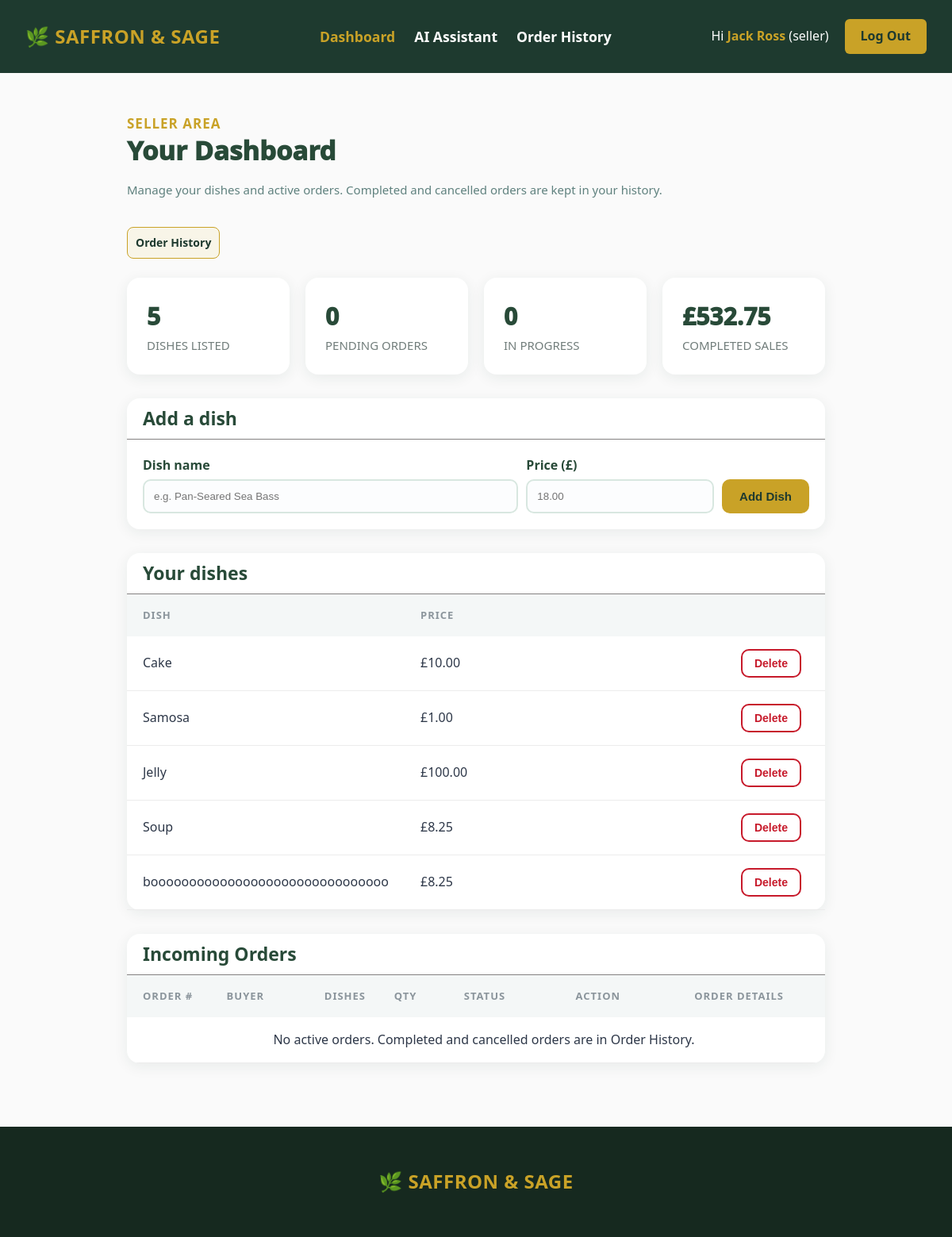
/dashboard (signed in), run on the app's committed database.
### tables this page shows
CREATE TABLE usersInfo (
        id INTEGER PRIMARY KEY AUTOINCREMENT,
        fullname TEXT,
        email UNIQUE,
        password TEXT,
        role TEXT 
    );

CREATE TABLE dishesTable (
        id INTEGER PRIMARY KEY AUTOINCREMENT,
        dishname TEXT,
        dishprice REAL,
        sellerid INTEGER
    );

### app.py (the view, shortened to what this page needs)
@app.route("/dashboard")
@login_required
@no_cache
def dashboard():
    if session["role"] == "seller":
        conn = db()
        my_dishes = conn.execute("select * from dishesTable where sellerid = ?", (session["id"],)).fetchall()
        my_orders = get_orders(conn, session["id"], "seller")
        completedSales = sum(order["total"] for order in my_orders if order["status"] == "completed")
        pendingCount = sum(1 for order in my_orders if order["status"] == 'pending')
        completedCount = sum(1 for order in my_orders if order["status"] == 'completed')
        acceptedCount = sum(1 for order in my_orders if order["status"] == 'accepted')
        cancelledCount = sum(1 for order in my_orders if order["status"] == 'cancelled')
        conn.commit(); conn.close()
        return render_template("seller_dashboard.html", my_dishes=my_dishes, totalDishes=len(my_dishes), my_orders=[order for order in my_orders if order["status"] in ("pending", "accepted")], pendingCount=pendingCount, completedCount=completedCount, acceptedCount=acceptedCount, cancelledCount=cancelledCount, completedSales=completedSales)

### app.py (called while the page is built, shortened)
@app.before_request
def initialize_vector_store():
    if app.config.get("VECTOR_STORE_INITIALIZED"):
        return

@app.before_request
def check_session():
    protected_routes = ["dashboard", "logout"]
    if request.endpoint in protected_routes and "id" not in session:
        return redirect(url_for("auth.login"))

@app.after_request
def add_response_headers(response):
    response.headers["Cache-Control"] = "no-store, no-cache, must-revalidate, max-age=0"
    response.headers["Pragma"] = "no-cache"
    response.headers["Expires"] = "0"
    return response

def no_cache(view):
    @wraps(view)
    def wrapped(*a, **k):
        response = make_response(view(*a, **k))
        response.headers["Cache-Control"] = "no-store, no-cache, must-revalidate, max-age=0"
        response.headers["Pragma"] = "no-cache"
        response.headers["Expires"] = "0"
        return response
    return wrapped

### db.py (called while the page is built)
def ensure_order_timestamps(conn):
    columns = {row[1] for row in conn.execute("PRAGMA table_info(orderTable)")}
    if not columns:
        return
    if "created_at" not in columns:
        conn.execute("ALTER TABLE orderTable ADD COLUMN created_at TEXT")
    if "order_group_id" not in columns:
        conn.execute("ALTER TABLE orderTable ADD COLUMN order_group_id INTEGER")
    conn.execute("""CREATE TRIGGER IF NOT EXISTS stamp_order_created_at
        AFTER INSERT ON orderTable WHEN NEW.created_at IS NULL
        BEGIN
            UPDATE orderTable SET created_at = CURRENT_TIMESTAMP WHERE id = NEW.id;
        END""")
    conn.commit()

def db():
    conn = sqlite3.connect(Path(__file__).with_name("saffron.db"))
    conn.row_factory = sqlite3.Row
    ensure_order_timestamps(conn)
    ensure_chat_tables(conn)
    return conn

### templates/seller_dashboard.html (shortened to what this page needs)
{% extends "base.html" %}
{% block content %}
<div class="seller-dashboard-page">
    <div class="seller-dashboard">
        <section class="seller-dashboard-top">
            <h2>SELLER AREA</h2>
            <h1>Your Dashboard</h1>
            <p>Manage your dishes and active orders. Completed and cancelled orders are kept in your history.</p>
            <a class="action-details seller-history-link" href="{{ url_for('seller.seller_history') }}">Order History</a>
        </section>
        <section class="seller-dashboard-content">
            <div class="seller-dashboard-content-top">
                <div class="seller-dashboard-content-group">
                    <p>{{totalDishes}}</p>
                    <p>DISHES LISTED</p>
                </div>
                <div class="seller-dashboard-content-group">
                    <p>{{pendingCount}}</p>
                    <p>PENDING ORDERS</p>
                </div>
                <div class="seller-dashboard-content-group">
                    <p>{{acceptedCount}}</p>
                    <p>IN PROGRESS</p>
                </div>
                <div class="seller-dashboard-content-group">
                    <p>&pound;{{ "%.2f"|format(completedSales) }}</p>
                    <p>COMPLETED SALES</p>
                </div>
            </div>
            <div class="seller-dashboard-content-bottom">
                <div class="add-dish">
                    <div class="seller-dashboard-box-header">
                        <h1>Add a dish</h1>
                    </div>
                    <form class="seller-dashboard-form" method="POST" action="/seller/add">
                        <div class="dashboard-form-group">
                            <label for="dishname">Dish name</label>
                            <input id="dishname" type="text" name="dishname" placeholder="e.g. Pan-Seared Sea Bass" required>
                        </div>
                        <div class="dashboard-form-group">
                            <label for="dishprice">Price (£)</label>
                            <input id="dishprice" type="number" min="0.01" max="999999.99" step="0.01" name="dishprice" placeholder="18.00" required>
                        </div>
                        <button type="submit">Add Dish</button>
                    </form>
                </div>
                <div class="your-dishes">
                    <div class="seller-dashboard-box-header">
                        <h1>Your dishes</h1>
                    </div>
                    <table>
                        <thead>
                            <tr>
                                <th class="your-dishes-header">DISH</th>
                                <th class="your-dishes-header">PRICE</th>
                                <th class="your-dishes-header"></th>
                            </tr>
                        </thead>
                        <tbody>
                            {% for dish in my_dishes %}
                            <tr>
                                <td>{{dish["dishname"]}}</td>
                                <td>£{{ "%.2f"|format(dish["dishprice"]) }}</td>
                                <td>
                                    <form method="POST" action="/seller/delete/{{dish['id']}}">
                                        <button type="submit" class="delete-btn">
                                            Delete
                                        </button>
                                    </form>
                                </td>
                            </tr>
                            {% else %}
                            <tr>
                                <td colspan="3" style="text-align: center;">No dishes yet</td>
                            </tr>
                            {% endfor %}
                        </tbody>
                    </table>
                </div>
                <div class="incoming-orders">
                    <div class="seller-dashboard-box-header">
                        <h1>Incoming Orders</h1>
                    </div>
                    <table>
                        <thead>
                            <tr>
                                <th>ORDER #</th>
                                <th>BUYER</th>
                                <th>DISHES</th>
                                <th>QTY</th>
                                <th>STATUS</th>
                                <th>ACTION</th>
                                <th>ORDER DETAILS</th>
                            </tr>
                        </thead>
                        <tbody>
                            {% for order in my_orders %}
                            <tr>
                                <td>{{order["id"]}}<small class="order-date">{{ order["created_at"] ~ " UTC" if order["created_at"] else "Date unavailable" }}</small></td>
                                <td>{{order["buyer"]}}</td>
                                <td>{% include "order_items.html" %}</td>
                                <td>{{order["quantity"]}}</td>
                                <td>
                                    <span class="status-badge {{order['status']}}">
                                        {{order["status"]|upper}}
                                    </span>
                                </td>
                                <td>
                                    {% if order["status"] == "pending" %}
                                    <div class="order-actions">
                                        <form method="POST" action="/seller/accept/{{order['id']}}">
                                            <button type="submit" class="action-accept" aria-label="Accept order">
                                                ✅
                                            </button>
                                        </form>
                                        <form method="POST" action="/seller/cancel/{{order['id']}}">
                                            <button type="submit" class="action-cancel" aria-label="Cancel order">
                                                ❌
                                            </button>
                                        </form>
                                    </div>
                                    {% elif order["status"] == "accepted" %}
                                    <form method="POST" action="/complete/{{order['id']}}">
                                        <button type="submit" class="action-complete">
                                            Complete
                                        </button>
                                    </form>
                                    {% endif %}
                                </td>
                                <td>
                                    <button type="button" class="action-details" data-dialog="order-details-{{ order['id'] }}" aria-haspopup="dialog">View Details</button>
                                </td>
                            </tr>
                            {% else %}
                            <tr>
                                <td colspan="7" style="text-align: center;">No active orders. Completed and cancelled orders are in Order History.</td>
                            </tr>
                            {% endfor %}
                        </tbody>
                    </table>
                </div>
            </div>
        </section>
    </div>
</div>
{% endblock %}

### templates/base.html (shortened to what this page needs)
<!DOCTYPE html>
<html lang="en">
<head>
    <link rel="stylesheet" href="{{ url_for('static', filename='style.css') }}">
</head>
<body>
    <nav class="navbar">
        <h2 class="logo">🌿 SAFFRON & SAGE</h2>
        {% set current_path = request.path %}
        {% if not session.id %}
        <div class="navlinks-logged-out">
            <a href="/" class="{{ 'current' if current_path == '/' else '' }}">Home</a>
            <a href="/menu" class="{{ 'current' if current_path == '/menu' else '' }}">Menu</a>
            <a href="/reservations" class="{{ 'current' if current_path == '/reservations' else '' }}">Reservations</a>
            <a href="/about" class="{{ 'current' if current_path == '/about' else '' }}">About</a>
            <a href="/contactus" class="{{ 'current' if current_path == '/contactus' else '' }}">Contact Us</a>
        </div>
        {% else %}
        <div class="navlinks-logged-in">
            <a href="/dashboard" class="{{ 'current' if current_path == '/dashboard' else '' }}">Dashboard</a>
            <a href="{{ url_for('main.ai_assistant') }}" class="{{ 'current' if current_path == '/ai-assistant' else '' }}">AI Assistant</a>
            {% if session.role == "buyer" %}
            <a href="/yourcart" class="{{ 'current' if current_path == '/yourcart' else '' }}">🛒 Your Cart</a>
            <a href="/myorders" class="{{ 'current' if current_path == '/myorders' else '' }}">My Orders</a>
            <a href="/checkout" class="{{ 'current' if current_path == '/checkout' else '' }}">Checkout</a>
            {% elif session.role == "admin" %}
            {% elif session.role == "seller" %}
            <a href="{{ url_for('seller.seller_history') }}" class="{{ 'current' if current_path == '/seller/history' else '' }}">Order History</a>
            {% endif %}
        </div>
        {% endif %}
        <div class="nav-account">
        {% if session.id %}
        <span class="user-info">
            Hi <span>{{ session.fullname }}</span> ({{ session.role }})
        </span>
        <a href="/logout" class="btn">Log Out</a>
        {% else %}
        <a href="/login" class="login">Log In</a>
        <a href="/signup" class="btn">Sign Up</a>
        {% endif %}
        </div>
    </nav>
    {% block content %}{% endblock %}
    <footer>
        {% if not session.id %}
        <div class="footer">
            <h2 class="footer-logo">🌿 SAFFRON & SAGE</h2>
            <div class="footer-right">
                <div class="footer-links">
                    <div>
                        <a href="/" class="{{ 'current' if current_path == '/' else '' }}">Home</a>
                        <a href="/menu" class="{{ 'current' if current_path == '/menu' else '' }}">Menu</a>
                    </div>
                    <div>
                        <a href="/about" class="{{ 'current' if current_path == '/about' else '' }}">About</a>
                        <a href="/contactus" class="{{ 'current' if current_path == '/contactus' else '' }}">Contact Us</a>
                    </div>
                </div>
                <div class="footer-contact-info">
                    <p>📍 12 High St</p>
                    <p>📞 020 1234</p>
                </div>
            </div>
        </div>
        {% elif session.id %}
        <div class="footer-logged-in">
            <h2 class="footer-logo">🌿 SAFFRON & SAGE</h2>
        </div>
        {% endif %}
    </footer>
</body>
</html>

### data on the page
usersInfo: fullname "Jack Ross", role "seller"
dishesTable: dishname "Cake", dishprice "10.00"
dishesTable: dishname "Samosa", dishprice "1.00"
dishesTable: dishname "Jelly", dishprice "100.00"
dishesTable: dishname "Soup", dishprice "8.25"
dishesTable: dishname "booooooooooooooooooooooooooooooo", dishprice "8.25"

### other printed values
{{ totalDishes }} "5"
{{ pendingCount }} "0"
{{ acceptedCount }} "0"
{{ "%.2f"|format(completedSales) }} "532.75"
